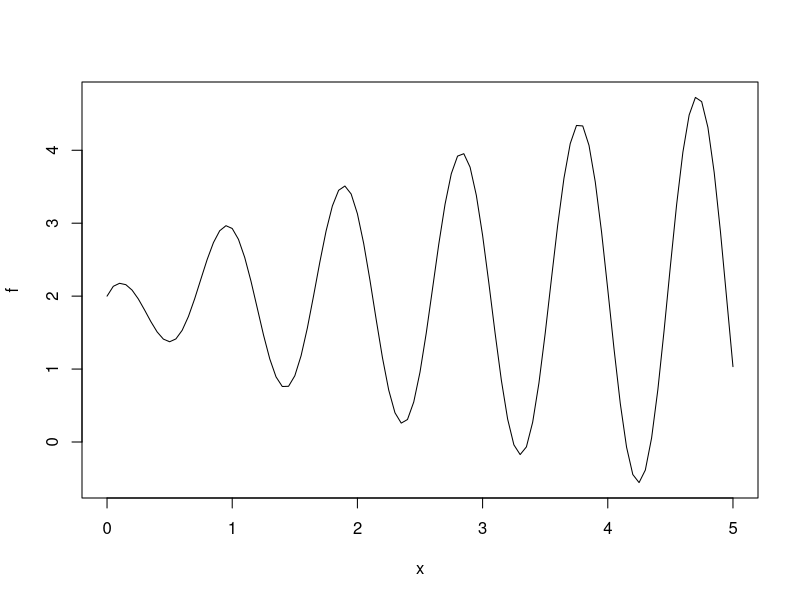
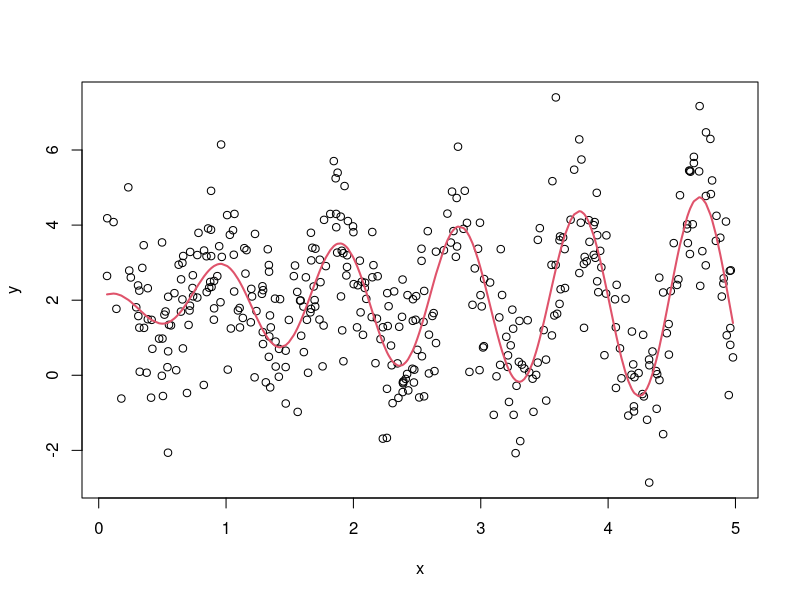
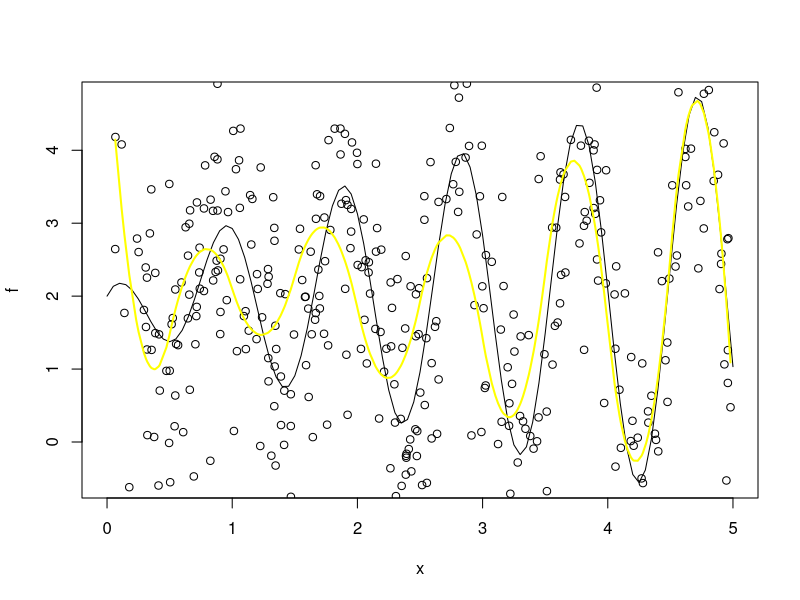
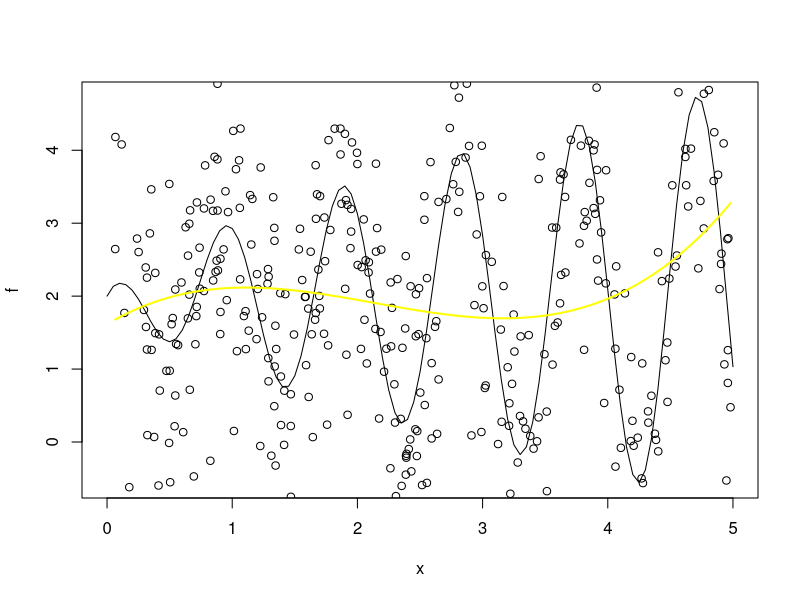
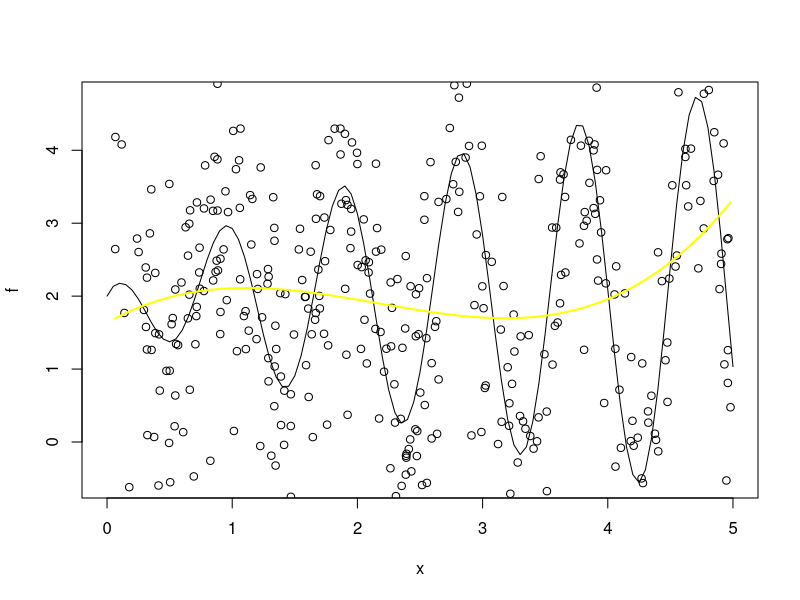
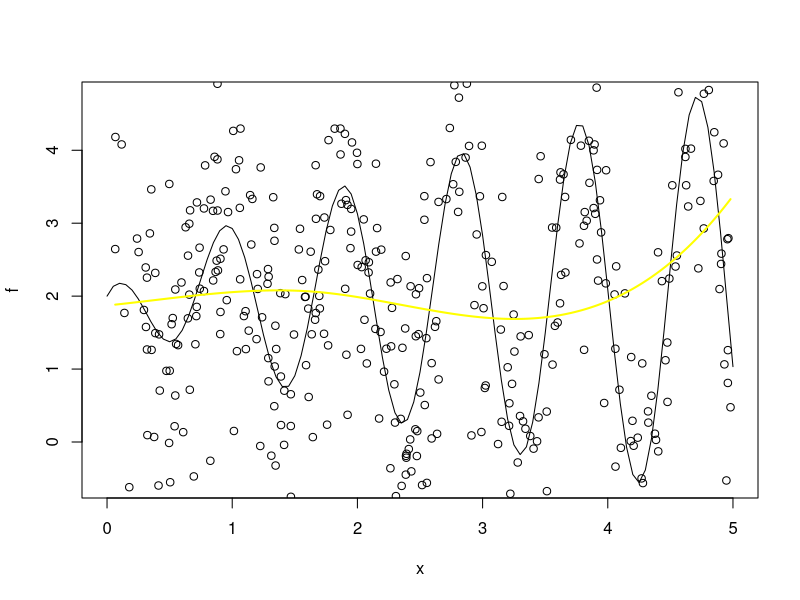
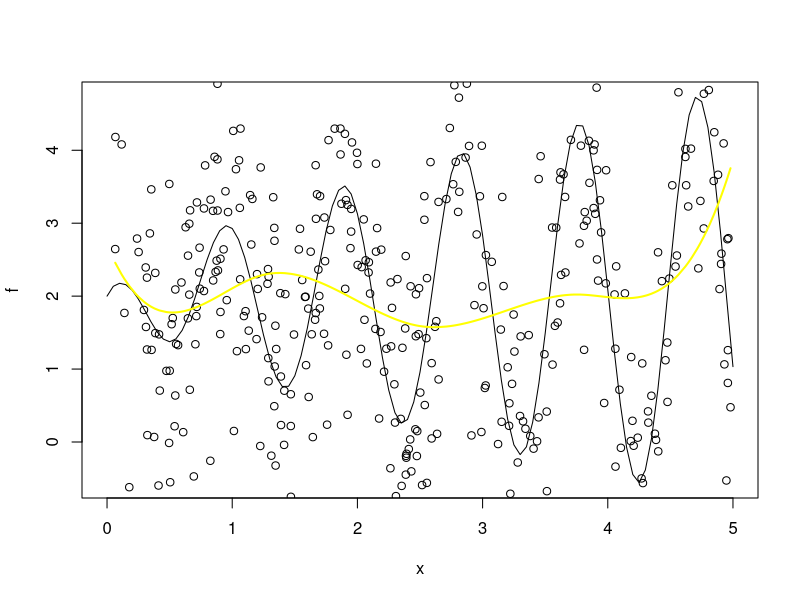
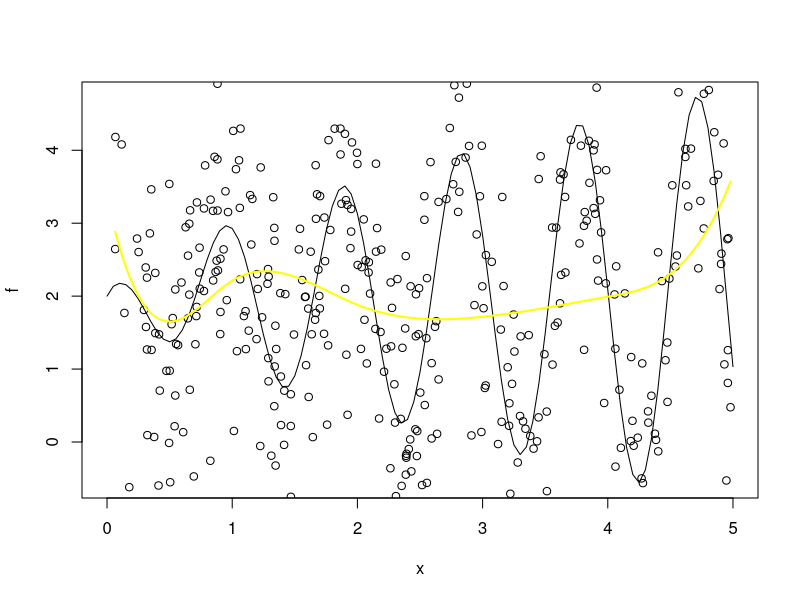

Generate these figures, in order, with R:
############################ Problema 2 ############################ 

#You can try to modify the denominator inside the cosine to change the complexity of f*
f=function(x){
  y=2+x^(.2)*cos(x/.15)/x^-.45
  return(y) }
plot(f,0,5)

#Points simulation: you change n and sigma
set.seed(1)
N=400
sigma=1.2
x=runif(N,0,5);x=sort(x)  #For convenience, the input x is sorted
y=rep(0,times=N)
for(i in 1:N){
  y[i]=f(x[i])+rnorm(1,0,sigma)
}
plot(x,y)
points(x,f(x),type="l",col=2,lwd=2)

library(splines)

num=10
part=seq(0,5,by=5/num)

### CAMBIAR DEGREE POR 2, PARA HACER LA OTRA PRUEBA Y VICEVERSA ### !!!!! IMPORTANTE !!!!!!
spline.lm <- lm(y ~ bs(x, knots=part,degree=2))
plot(f,0,5)
points(x,y)
lines(x[1:N], predict(spline.lm), lwd=2, col='yellow')

# AIC
aic = vector()
for(i in 1:200){
  
  part=seq(0,5,by=5/i)
  
  ### CAMBIAR DEGREE POR 2, PARA HACER LA OTRA PRUEBA Y VICEVERSA ### !!!!! IMPORTANTE !!!!!!
  spline.lm <- lm(y ~ bs(x, knots=part,degree=3))
  plot(f,0,5)
  points(x,y)
  lines(x[1:N], predict(spline.lm), lwd=2, col='yellow')
  
  aic[i] = AIC(spline.lm)
  
}

plot(seq(1:200),aic,type="l")

aic
min(aic) 
which.min(aic)


# LOOCV

cv = rep(0,50)
df = seq(2,51,length=50)
for(i in 1:50){cv[i] = smooth.spline(x,y,df=df[i],cv=TRUE)$cv}
plot(df,cv,type="l")
df[cv == min(cv)]

cv
min(cv)
df[which.min(cv)] 


